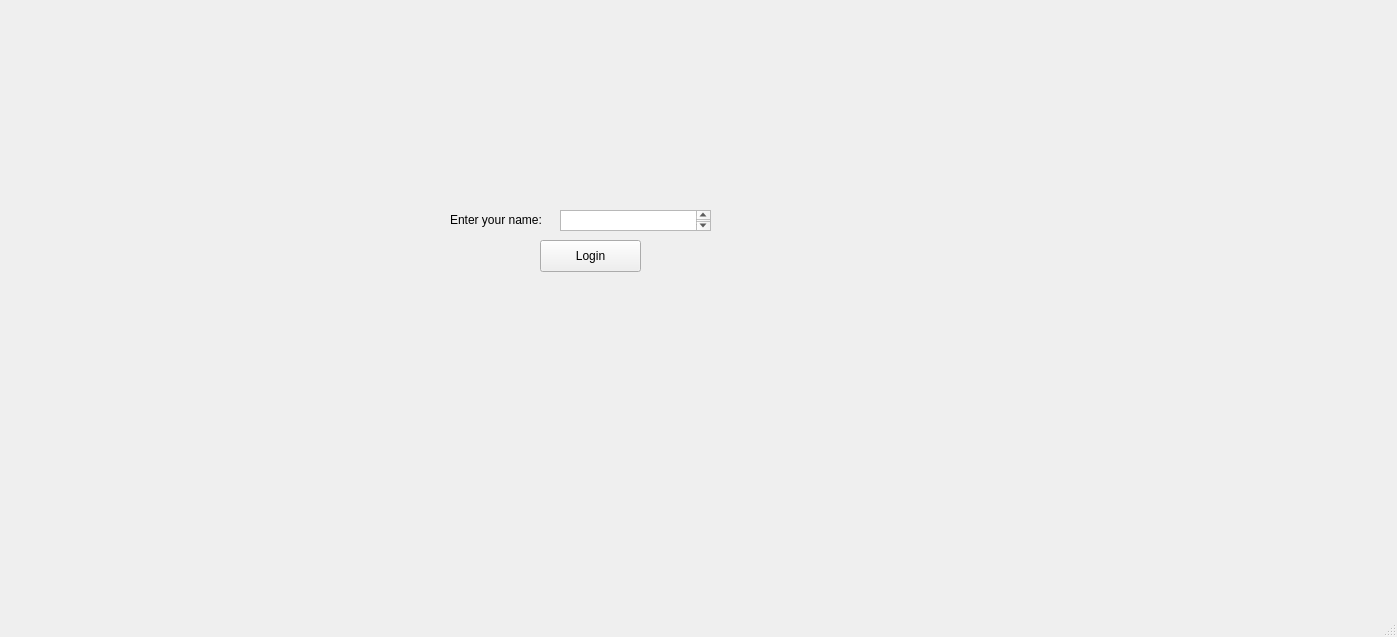
<?xml version="1.0" encoding="UTF-8"?>
<ui version="4.0">
 <class>MainWindow</class>
 <widget class="QMainWindow" name="MainWindow">
  <property name="geometry">
   <rect>
    <x>0</x>
    <y>0</y>
    <width>1397</width>
    <height>637</height>
   </rect>
  </property>
  <property name="windowTitle">
   <string>MainWindow</string>
  </property>
  <widget class="QWidget" name="centralwidget">
   <widget class="QPushButton" name="pushButton">
    <property name="geometry">
     <rect>
      <x>540</x>
      <y>240</y>
      <width>101</width>
      <height>32</height>
     </rect>
    </property>
    <property name="text">
     <string>Login</string>
    </property>
   </widget>
   <widget class="QTextEdit" name="textEdit">
    <property name="geometry">
     <rect>
      <x>560</x>
      <y>210</y>
      <width>151</width>
      <height>21</height>
     </rect>
    </property>
   </widget>
   <widget class="QLabel" name="label">
    <property name="geometry">
     <rect>
      <x>450</x>
      <y>210</y>
      <width>111</width>
      <height>20</height>
     </rect>
    </property>
    <property name="text">
     <string>Enter your name:</string>
    </property>
   </widget>
  </widget>
  <widget class="QMenuBar" name="menubar">
   <property name="geometry">
    <rect>
     <x>0</x>
     <y>0</y>
     <width>1397</width>
     <height>24</height>
    </rect>
   </property>
  </widget>
  <widget class="QStatusBar" name="statusbar"/>
 </widget>
 <resources/>
 <connections/>
</ui>
